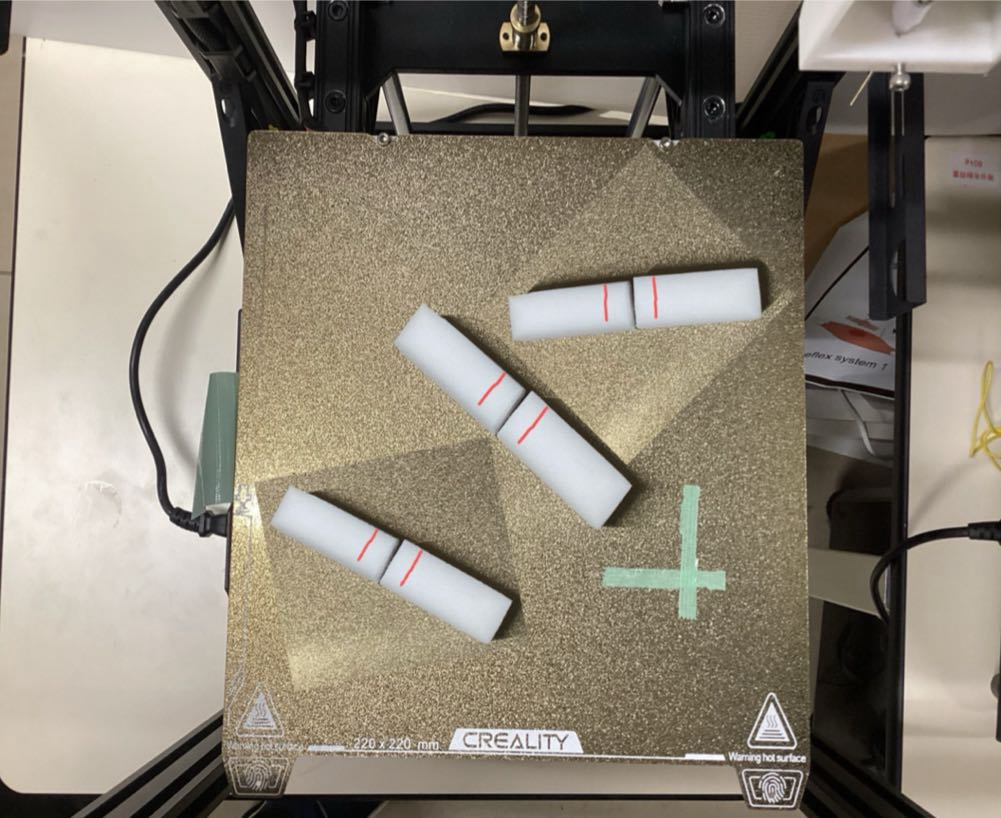
#> input picture board2+object+lines.jpeg, 1001 x 818 px, found by its file name
$ jupyter execute --allow-errors West_World.ipynb   (shell and % lines are left out)
#> lines starting #> are read from the running program, lines starting #| are printed output that depends on the picture; after the words box and inside, x2 and y2 are one past the last pixel; in counts of white or black regions, pixels touching at a corner belong together
### **0. 前準備（必要パッケージのインストール・ライブラリの導入）**

[cell 1]
# パッケージをインストール

[cell 2]
import cv2
import random

import numpy as np
import matplotlib.pyplot as plt
from itertools import combinations
from sklearn.cluster import KMeans
from sklearn.linear_model import LinearRegression

# 動的にパラメータを調整するためのライブラリ
import ipywidgets as widgets
from ipywidgets import interact

### **1. 線を引く場合**

**以下のプログラムでは，赤いマーカーを使用した例を使用している．実際色としては，土台とスポンジの色と被らなければなんでもいいが，他の色の場合はパラメータは別途調整する必要がある．また，赤線の距離が近すぎて，どうしても望ましくない箇所につながってしまう場合は，青または緑のマーカで使い分けてください．さらに，赤線についてはマーカーを用いず，撮影した画像をiPadに送って，iPadで線を引いたほうが修正しやすいと同時に，色の識別もしやすいため比較的にいいと思います。**

**実験の流れ：**
1. **[a-1, a-2]** まず，撮影した画像をパソコンに転送して，パソコンでクロップまたは座標変換する．その後，画像サイズを(224x224) に調整する．今回は画像のクロップと座標変換を両方実装したが，座標変換のほうが明らかに精度がいいためこちらの方を使用することをおすすめする．
1. **[b]** つぎに，使用したマーカの色を認識するために，閾値の調整を行う．原始的な手法であるが，画像を拡大して，マーカーのところをできるだけ細かく表示してから，ピクセル値を観察しながらパラメータを調整する．
1. **[c]** 最後に，いくつかのパラメータを設定して，作成した残りのプログラムを実行したらいけるはず．

#### a-1. 画像をクロップする場合（非推奨）

[cell 3]
"""
1. 画像をクロップする場合
"""

# Load the image
image = cv2.cvtColor(cv2.imread("/home/tsy/Documents/ComputerVision/ImageProcessing/WestLand/board2+object+lines.jpeg"), cv2.COLOR_BGR2RGB)
#> the sliders are set to crop_up = 133, crop_down = 780, crop_left = 230, crop_right = 810, Ox = 112, Oy = 112

# Function to crop the image
def crop_interact(crop_down, crop_up, crop_left, crop_right, Ox, Oy):

    # Ensure the crop boundaries are valid
#> called with crop_down = 780, crop_up = 133, crop_left = 230, crop_right = 810, Ox = 112, Oy = 112
    print(f"{crop_down}, {crop_up}, {crop_left}, {crop_right}, {Ox}, {Oy}\n")
    cropped_image = image[crop_up:crop_down, crop_left:crop_right]
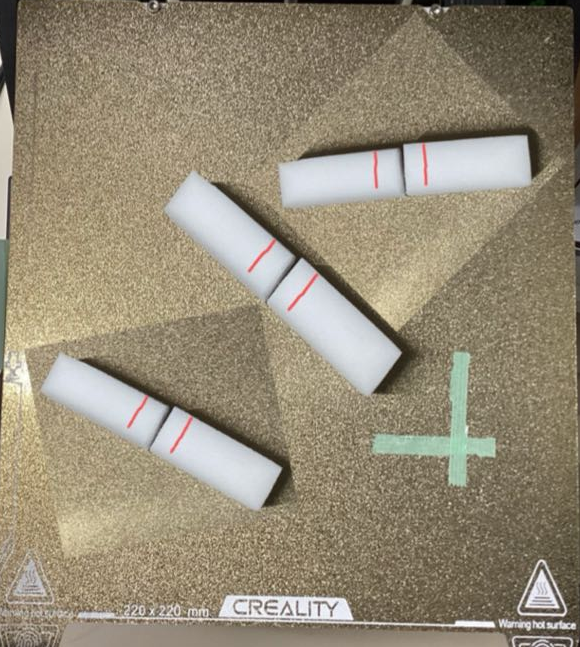
#> cropped_image: shape (647, 580, 3); mean R, G, B 149.7, 139.8, 119.2
    # resized_image = cv2.resize(cropped_image, (224, 224))
    cv2.circle(cropped_image, center=(Ox, Oy), radius=3, color=(0, 0, 255), thickness=-1)
#> cropped_image: shape (647, 580, 3); 0.01% of pixels changed, all inside (x1, y1, x2, y2) = (109, 109, 116, 116)
#> the sliders are set to x1 = 222, y1 = 744, x2 = 245, y2 = 126, x3 = 810, y3 = 760, x4 = 808, y4 = 138

    # Display the cropped image
    plt.figure(figsize=(6, 6))
    plt.imshow(cropped_image, cmap='gray')


# Create interactive sliders for cropping parameters
interact(
    crop_interact,
    crop_up=widgets.IntSlider(min=0, max=image.shape[0] - 1, step=1, value=133, description='Crop Up'),
    crop_down=widgets.IntSlider(min=1, max=image.shape[0], step=1, value=780, description='Crop Down'),
    crop_left=widgets.IntSlider(min=0, max=image.shape[1] - 1, step=1, value=230, description='Crop Left'),
    crop_right=widgets.IntSlider(min=1, max=image.shape[1], step=1, value=810, description='Crop Right'),
    Ox=widgets.IntSlider(min=115, max=120, step=1, value=112, description='Ox'),
    Oy=widgets.IntSlider(min=115, max=120, step=1, value=112, description='Oy'),
)

#### a-2. 画像を座標変換する場合

[cell 4]
"""
2. 画像を座標変換する場合
"""

# Load the image
image = cv2.cvtColor(cv2.imread("/home/tsy/Documents/ComputerVision/ImageProcessing/WestLand/board2+object+lines.jpeg"), cv2.COLOR_BGR2RGB)
dst_points = [(0, 0), (224, 0), (0, 224), (224, 224)]

def warp_image(image, src_points, dst_points):
    """
    画像の4点を指定して座標変換を行い、新しい画像を生成するプログラム。

    Parameters:
    - input_image_path: 入力画像のパス
    - output_image_path: 出力画像のパス
    - src_points: 元の画像上の4点 [(x1, y1), (x2, y2), (x3, y3), (x4, y4)]
    - dst_points: 出力画像上の4点 [(x1', y1'), (x2', y2'), (x3', y3'), (x4', y4')]
    """

    # 4点の座標をnumpy配列に変換
    src = np.array(src_points, dtype=np.float32)
    dst = np.array(dst_points, dtype=np.float32)

    # 射影変換行列を計算
    matrix = cv2.getPerspectiveTransform(src, dst)

    # 出力画像のサイズを指定
    # ここでは出力画像の幅と高さを、変換先の4点を元に計算します
    width = int(max(dst[:, 0]) - min(dst[:, 0]))
    height = int(max(dst[:, 1]) - min(dst[:, 1]))

    # 射影変換を適用
    warped_image = cv2.warpPerspective(image, matrix, (width, height))
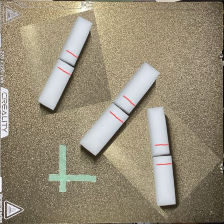
#> warped_image: shape (224, 224, 3); mean R, G, B 150.6, 140.5, 119.5

    return warped_image


def warp_interact(x1, y1, x2, y2, x3, y3, x4, y4):
    warped_image = warp_image(image, [(x1, y1), (x2, y2), (x3, y3), (x4, y4)], dst_points)
    print(f"[({x1}, {y1}), ({x2}, {y2}), ({x3}, {y3}), ({x4}, {y4})]\n")

    # 画像を表示
    plt.figure(figsize=(10, 5))
    plt.subplot(1, 2, 1)
    plt.imshow(image)
    plt.title("Original Image")
    plt.scatter([x1, x2, x3, x4], [y1, y2, y3, y4], color='red')
    plt.subplot(1, 2, 2)
    plt.imshow(warped_image)
    plt.title("Warped Image")
    plt.xlabel('x')
    plt.ylabel('y')
    plt.show()
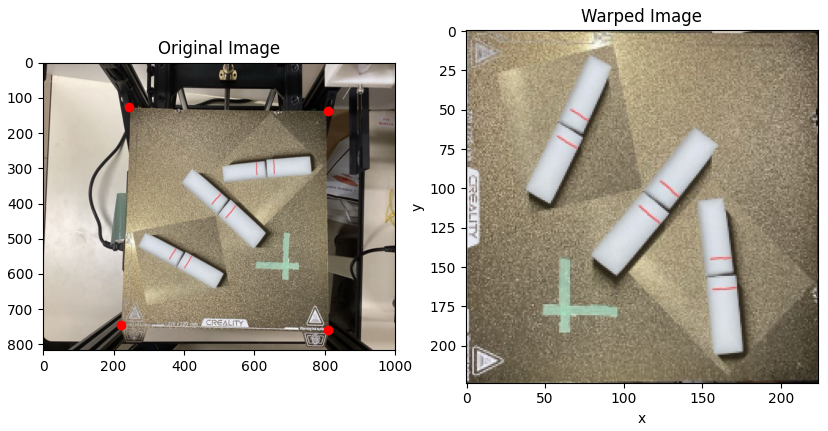
#> figure drawn by matplotlib, 2 panels


# インタラクティブUI
interact(
    warp_interact,
    x1=widgets.IntSlider(min=0, max=image.shape[1], step=2, value=222),
    y1=widgets.IntSlider(min=0, max=image.shape[0], step=2, value=744),
    x2=widgets.IntSlider(min=0, max=image.shape[1], step=2, value=245),
    y2=widgets.IntSlider(min=0, max=image.shape[0], step=2, value=126),
    x3=widgets.IntSlider(min=0, max=image.shape[1], step=2, value=810),
    y3=widgets.IntSlider(min=0, max=image.shape[0], step=2, value=760),
    x4=widgets.IntSlider(min=0, max=image.shape[1], step=2, value=808),
    y4=widgets.IntSlider(min=0, max=image.shape[0], step=2, value=138),
)

#### b. 色の閾値のパラメータを調整

[cell 5]
# Crop the image
# DOWN, UP, LEFT, RIGHT, Ox, Oy = 515, 505, 700, 710, 115, 115   # board2+object+line
DOWN, UP, LEFT, RIGHT, Ox, Oy = 580, 570, 400, 410, 115, 115   # board2+object+lines

# 画像の読み込み
image_path = '/home/tsy/Documents/ComputerVision/ImageProcessing/WestLand/board2+object+lines.jpeg'
image = cv2.cvtColor(cv2.imread(image_path), cv2.COLOR_BGR2RGB)

cropped_image = image[UP:DOWN, LEFT:RIGHT]
cv2.circle(cropped_image, center=(Ox, Oy), radius=2, color=(0, 0, 0), thickness=-1)

plt.figure(figsize=(12, 5), dpi=80)
plt.subplot(121)
plt.imshow(cropped_image)
plt.subplot(122)
mask = (cropped_image[:,:,0] > 180) * (cropped_image[:,:,1] < 160) * (cropped_image[:,:,2] < 160)
plt.imshow(mask, cmap='gray')
plt.show()
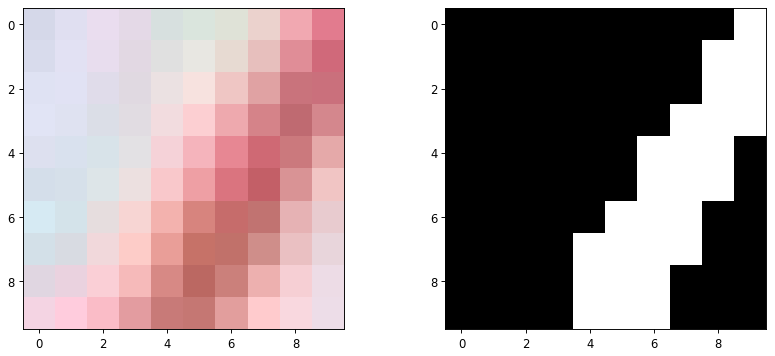
#> figure drawn by matplotlib, 2 panels

print(f"")
print(f"=================== RED ====================")
print(cropped_image[:,:,0])
#| [[213 224 234 228 215 218 223 235 241 226]
#|  [216 226 232 226 224 232 231 231 224 208]
#|  [223 225 224 224 235 247 239 224 201 202]
#|  [225 223 219 225 242 252 238 213 191 212]
#|  [221 217 216 227 245 245 231 207 203 229]
#|  [212 214 221 236 249 238 218 195 217 241]
#> (further printed lines are left out)
print(f"================== GREEN ===================")
print(cropped_image[:,:,1])
#| [[216 223 221 217 224 229 226 210 168 123]
#|  [219 225 221 216 224 231 218 191 141 105]
#|  [226 226 220 217 225 226 198 162 115 112]
#|  [228 226 222 220 220 207 169 131 106 135]
#|  [224 225 227 225 210 180 135 105 121 169]
#|  [222 224 229 224 200 159 116  95 147 197]
#> (further printed lines are left out)
print(f"================== BLUE ====================")
print(cropped_image[:,:,2])
#| [[233 241 239 231 223 221 215 205 177 142]
#|  [236 243 238 227 224 226 210 189 151 122]
#|  [243 244 234 225 226 223 196 163 124 124]
#|  [245 241 231 226 223 210 174 137 113 141]
#|  [239 238 233 228 216 188 147 116 125 169]
#|  [234 234 232 224 203 164 127 103 149 196]
#> (further printed lines are left out)

#### c. スポンジ間の線を生成

[cell 6]
class ConnectPoints(object):

    def __init__(self, image_path, image_size=(224, 224), origin=(112, 112)):
        self.image_path = image_path
        self.image      = cv2.cvtColor(cv2.imread(image_path), cv2.COLOR_BGR2RGB)
        self.image_size = image_size
        self.origin     = origin
        self.mask       = None

        self.target_indices = None

    def reset_image(self):
        self.image = cv2.cvtColor(cv2.imread(self.image_path), cv2.COLOR_BGR2RGB)

    def warp_image(self, src_points, dst_points):
        """
        画像の4点を指定して座標変換を行い、新しい画像を生成するプログラム。

        Parameters:
        - input_image_path: 入力画像のパス
        - output_image_path: 出力画像のパス
        - src_points: 元の画像上の4点 [(x1, y1), (x2, y2), (x3, y3), (x4, y4)]
        - dst_points: 出力画像上の4点 [(x1', y1'), (x2', y2'), (x3', y3'), (x4', y4')]
        """

        # 4点の座標をnumpy配列に変換
        src = np.array(src_points, dtype=np.float32)
        dst = np.array(dst_points, dtype=np.float32)

        # 射影変換行列を計算
        matrix = cv2.getPerspectiveTransform(src, dst)

        # 出力画像のサイズを指定
        # ここでは出力画像の幅と高さを、変換先の4点を元に計算します
        width = int(max(dst[:, 0]) - min(dst[:, 0]))
        height = int(max(dst[:, 1]) - min(dst[:, 1]))

        # 射影変換を適用
        self.image = cv2.warpPerspective(self.image, matrix, (width, height))


    # [14 lines left out: function crop_image, not called in this run]


    def create_mask(self, red_th, green_th, blue_th, color="red", display_or_not=True):

#> called with red_th = 180, green_th = 150, blue_th = 150, color = 'red', display_or_not = True
        if color == "red":
            self.mask = (self.image[:,:,0] > red_th) * (self.image[:,:,1] < green_th) * (self.image[:,:,2] < blue_th)
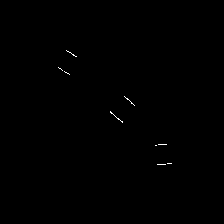
#> self.mask: shape (224, 224) bool; 0.16% white in thin lines or dots, all inside (x1, y1, x2, y2) = (58, 50, 172, 165)
        if color == "green":
            self.mask = (self.image[:,:,0] < red_th) * (self.image[:,:,1] > green_th) * (self.image[:,:,2] < blue_th)
        if color == "blue":
            self.mask = (self.image[:,:,0] < red_th) * (self.image[:,:,1] < green_th) * (self.image[:,:,2] > blue_th)

        cv2.circle(self.image, center=self.origin, radius=2, color=(0, 0, 0), thickness=-1)
#> self.image: shape (224, 224, 3); mean R, G, B 150.5, 140.5, 119.5
        self.target_indices = np.where(self.mask == 1)
#> self.target_indices = 78 positions, rows 50 to 164, columns 58 to 171
#> (the rest of the program and of its run is left out)
